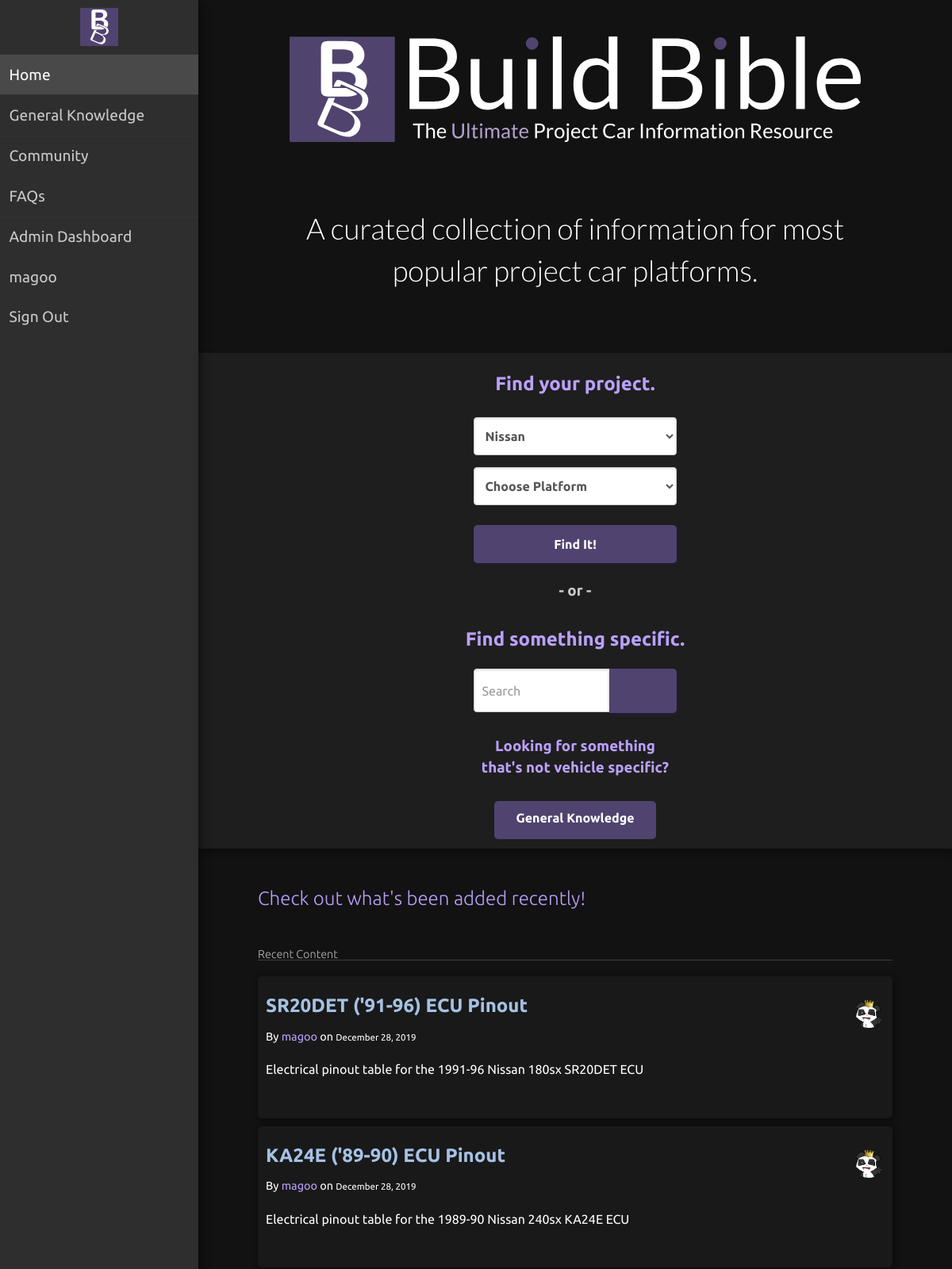
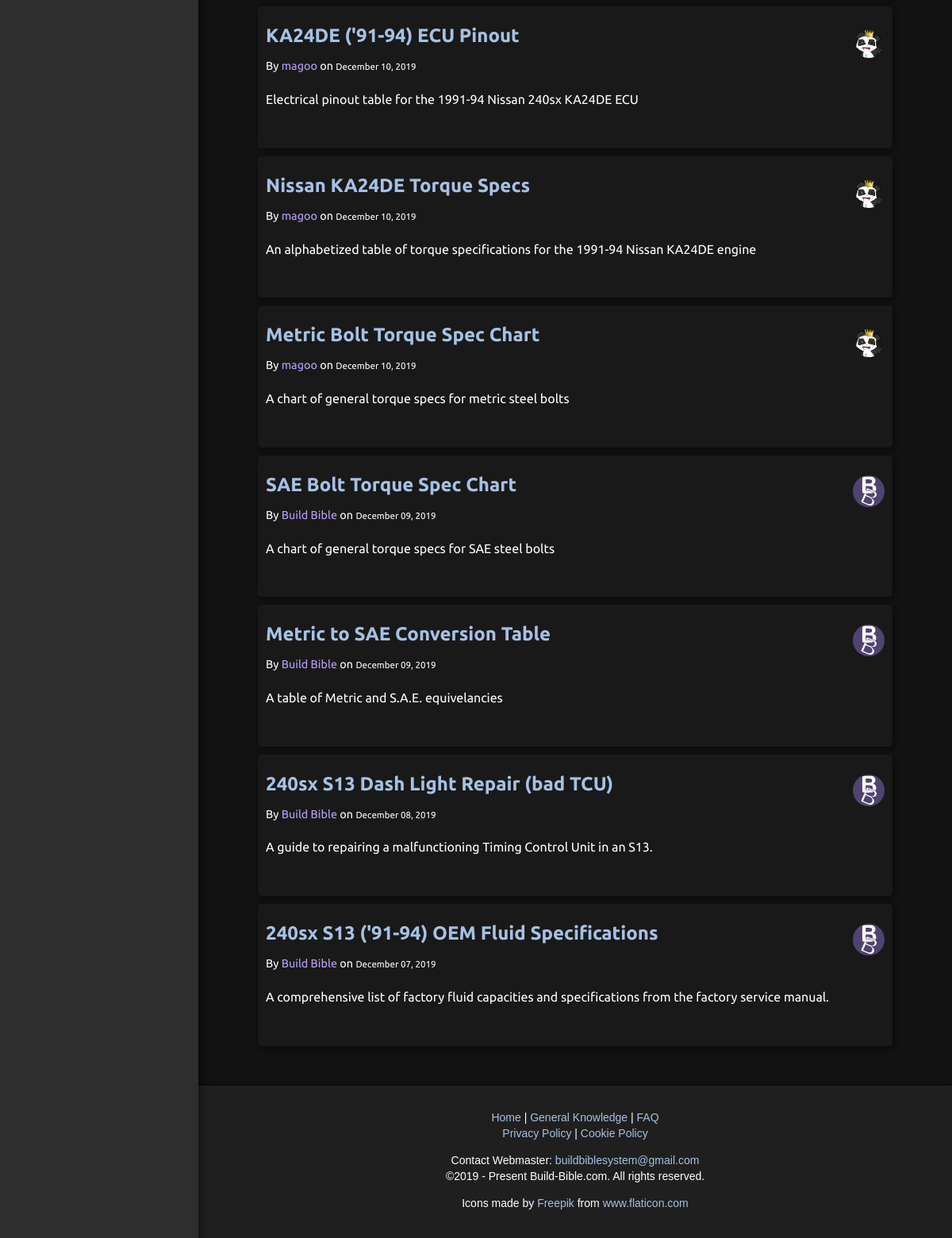
The app's page / (signed in) with its own data (2 pictures, top to bottom).
### vehicles/models.py (models this page shows)
class Vehicle(models.Model):
    MANUFACTURER_CHOICES = [
    ('Acura', 'Acura'),
    ('Alpha Romero', 'Alpha Romero'),
    ('Aston Martin', 'Aston Martin'),
    ('Audi', 'Audi'),
    ('Bentley', 'Bentley'),
    ('Buick', 'Buick'),
    ('Bmw', 'Bmw'),
    ('Cadillac', 'Cadillac'),
    ('Chevrolet', 'Chevrolet'),
    ('Chrysler', 'Chrysler'),
    ('Citroen', 'Citroen'),
    ('Daihatsu', 'Daihatsu'),
    ('Datsun', 'Datsun'),
    ('Dodge', 'Dodge'),
    ('Eagle', 'Eagle'),
    ('Ferrari', 'Ferrari'),
    ('Fiat', 'Fiat'),
    ('Ford', 'Ford'),
    ('Gmc', 'Gmc'),
    ('Holden', 'Holden'),
    ('Honda', 'Honda'),
    ('Hummer', 'Hummer'),
    ('Hyundai', 'Hyundai'),
    ('Infiniti', 'Infiniti'),
    ('Jaguar', 'Jaguar'),
    ('Jeep', 'Jeep'),
    ('Kia', 'Kia'),
    ('Lamborghini', 'Lamborghini'),
    ('Land Rover', 'Land Rover'),
    ('Lexus', 'Lexus'),
    ('Lotus', 'Lotus'),
    ('Maserati', 'Maserati'),
    ('Mazda', 'Mazda'),
    ('Mclaren', 'Mclaren'),
    ('Mercedes-Benz', 'Mercedes-Benz'),
    ('Mercury', 'Mercury'),
    ('Mg', 'Mg'),
    ('Mini', 'Mini'),
    ('Mitsubishi', 'Mitsubishi'),
    ('Nissan', 'Nissan'),
    ('Oldsmobile', 'Oldsmobile'),
    ('Opel', 'Opel'),
    ('Peugeot', 'Peugeot'),
    ('Plymouth', 'Plymouth'),
    ('Pontiac', 'Pontiac'),
    ('Porsche', 'Porsche'),
    ('Renault', 'Renault'),
    ('Rolls-Royce', 'Rolls-Royce'),
    ('Saab', 'Saab'),
    ('Scion', 'Scion'),
    ('Seat', 'Seat'),
    ('Shelby', 'Shelby'),
    ('Smart', 'Smart'),
    ('Subaru', 'Subaru'),
    ('Suzuki', 'Suzuki'),
    ('Tesla', 'Tesla'),
    ('Toyota', 'Toyota'),
    ('Triumph', 'Triumph'),
    ('Vauxhall', 'Vauxhall'),
    ('Volkswagen', 'Volkswagen'),
    ('Volvo', 'Volvo')
    ]
    manufacturer = models.TextField(choices=MANUFACTURER_CHOICES)
    model_name = models.CharField(max_length=150)
    chassis_code = models.CharField(max_length=20)
    current_year = date.today().year
    YEAR_CHOICES = [(i,i) for i in reversed(range(1901, current_year + 1))]
    production_start = models.IntegerField(choices=YEAR_CHOICES, default=current_year)
    production_end = models.IntegerField(choices=YEAR_CHOICES, default=current_year)
    def __str__(self):
        return f'{self.chassis_code} {self.manufacturer} {self.model_name} ({self.production_start}-{self.production_end})'

### content/models.py (models this page shows, shortened)
class Post(models.Model):
    CATEGORY_CHOICES = [
        (1,'Specs'),
        (2,'Mechanical'),
        (3,'Interior'),
        (4,'Exterior'),
        (5,'Miscellaneous'),
    ]
    title = models.CharField(max_length=60)
    subtitle = models.CharField(max_length=30, default=None, blank=True, null=True,)
    content = models.TextField()
    description = models.CharField(max_length=150)
    date_posted = models.DateTimeField(default=timezone.now)
    category = models.IntegerField(choices=CATEGORY_CHOICES, blank=True, null=True,)
    tags = models.CharField(max_length=100, default=None, blank=True, null=True,)
    times_viewed = models.IntegerField(default=0)
    author = models.ForeignKey(User, null=True, blank=True, on_delete=models.SET_NULL, related_name="posts")
    last_modified_by = models.ForeignKey(User, null=True, related_name='entry_modifiers', blank=True, on_delete=models.SET_NULL)
    last_modified = models.DateTimeField(auto_now_add=True)
    context = models.ForeignKey(Vehicle, default=None, blank=True, null=True, on_delete=models.CASCADE)
    class Meta:
        ordering = ['-date_posted']

### users/models.py (models this page shows, shortened)
class Profile(models.Model):
    user = models.OneToOneField(User, on_delete=models.CASCADE)
    image = models.ImageField(default='default.png', upload_to='profile_pics')
    def image_tag(self):
        from django.utils.html import mark_safe
        return mark_safe('<img src="/media/%s" width="150" height="150" />' % (self.image))
    image_tag.short_description = 'Image Preview'

### content/views.py (the view)
# urls.py: 2. Add a URL to urlpatterns:  path('', views.home, name='home')
def home(request):
    context = {
        'posts': Post.objects.all()[:10],
        'f_form': FindVehicleForm(),
        's_form': SearchForm(),
    }
    f_form = context['f_form']
    s_form = context['s_form']
    if f_form.is_valid():
        chosen_vehicle = f_form.vehicle
        return redirect('vehicle', chosen_vehicle)
    if s_form.is_valid():
        q = s_form.cleaned_data
        return redirect('search', q)
    return render(request, 'content/home.html', context)

### content/templates/content/home.html (shortened to what this page needs)
{% extends "content/base.html" %}
{% load static %}
{% block extra_css %}
    <link rel="stylesheet" href="{% static 'content/stylesheets/custom_css/home_page.css' %}" async>
    <link rel="stylesheet" href="{% static 'content/stylesheets/custom_css/posts.css' %}" defer>
{% endblock extra_css %}
{% block home_selected %}pure-menu-selected{% endblock home_selected %}
{% load crispy_forms_tags %}
{% block page_contents %}
<div class="hero">
    <div class="hero-titles">
        <div class="logo-block">
            <img class="full-logo" src="{% static 'images/bb-logo-full.svg' %}" alt="logo" width=100%% height=165>
        </div>
        <h2 class="hero-tagline">
            A curated collection of information for most
            <br>
            popular project car platforms.
        </h2>
    </div>
</div>
<div class="find-box">
    <div class="dropdown-container">
        <h2 class="text-primary">Find your project.</h2>
        <form class="pure-form" action="{% url 'vehicle' %}">
            <fieldset>
                {{ f_form|crispy }}
                <button type="submit" class="pure-button button-primary" aria-label="Find It" title="Find It">Find It!</button>
            </fieldset>
        </form>
    </div>
    <div class="divider">
        <h3>- or -</h3>
    </div>
    <div class="search-container">
        <h2 class="text-primary">Find something specific.</h2>
        <form class="pure-form" action="{% url 'search-results' %}">
                    {{ s_form|crispy }}
                <button class="button-primary pure-button" type="submit" aria-label="Search" title="Search">
                </button>
        </form>
    </div>
    <div class="gk-box">
        <h3 class="text-primary">Looking for something that's not vehicle specific?</h3>
        <a class="pure-button button-link" href="{% url 'content-general'%}" aria-label="General Knowlege" title="General Knowlege">
         General Knowledge
        </a>
    </div>
</div>
<div class="content">
    <h2 class="content-subhead text-primary">Check out what's been added recently!</h2>
    <div class="posts">
        <h1 class="content-subhead">Recent Content</h1>
        {% for post in posts %}
        <section class="post">
            <header class="post-header">
            {% if post.author %}
                <img class="pure-img post-img" src="{{ post.author.profile.image.url }}"
                    alt="{{post.author.username}} avatar">
                <h2 class="post-title">
                    <a href="{% url 'post-detail' post.id %}" aria-label="{{post.title}}" title="{{post.title}}">
                        {{ post.title }}
                    </a>
                </h2>
                <p class="post-meta">
                    By <span class="text-primary">{{ post.author.username }}</span> on <small>{{ post.date_posted|date:'F d, Y' }}</small>
                </p>
            {% else %}
            <img class="pure-img post-img" src="{% static 'images/bb-logo-small.svg' %}"
                    alt="bb-avatar" width=40 height=40>
                <h2 class="post-title">
                    <a href="{% url 'post-detail' post.id %}" aria-label="{{post.title}}" title="{{post.title}}">
                        {{ post.title }}
                    </a>
                </h2>
                <p class="post-meta">
                    By <span class="text-primary">Build Bible</span> on <small>{{ post.date_posted|date:'F d, Y' }}</small>
                </p>
                {% endif %}
            </header>
            <div class="post-description">
                <p>
                    {{ post.description }}
                </p>
            </div>
        </section>
        {% endfor %}
    </div>
</div>
{% endblock page_contents %}

### content/templates/content/base.html (shortened to what this page needs)
{% load static %}
{% load crispy_forms_tags %}
<!DOCTYPE html>
<html lang="en" data-role="none">
<head>
    <link rel="stylesheet" href="{% static 'content/stylesheets/bootstrap/css/bootstrap.min.css'%}" defer>
    <link rel="stylesheet" href="{% static 'content/stylesheets/pure-release-1.0.1/pure.min.css' %}" async>
    <link rel="stylesheet" href="{% static 'content/stylesheets/custom_css/main.css' %}" defer>
    {% block extra_css %}{% endblock extra_css %}
</head>
<body style="background-color: #121212; color: white;">
    <div id="layout">
        <div id="menu">
            <div class="pure-menu">
                <div class="menu-header">
                    <img class="logo" src="{% static 'images/bb-logo-small.svg' %}" alt="logo" width=62 height=62>
                </div>
                <ul class="pure-menu-list ">
                    <li class="pure-menu-item {% block home_selected %}{% endblock home_selected %}">
                        <a href="/" class="pure-menu-link" aria-label="Home" title="Home">
                             Home
                        </a>
                    </li>
                    <li
                        class="pure-menu-item menu-item-divided {% block general_selected %}{% endblock general_selected %}">
                        <a href="{% url 'content-general'%}" class="pure-menu-link" aria-label="General Knowlege"
                            title="General Knowledge">
                             General Knowledge
                        </a>
                    </li>
                    <li
                        class="pure-menu-item menu-item-divided {% block community_selected %}{% endblock community_selected %}">
                        <a href="{% url 'content-community'%}" class="pure-menu-link" aria-label="General Knowlege"
                            title="General Knowledge">
                             Community
                        </a>
                    </li>
                    <li class="pure-menu-item {% block faq_selected %}{% endblock faq_selected %}">
                        <a href="/faq" class="pure-menu-link" aria-label="FAQ" title="FAQ">
                             FAQs
                        </a>
                    </li>
                    {% if user.is_authenticated %}
                    {% if user.is_staff%}
                    <li class="pure-menu-item menu-item-divided">
                        <a href="/admin" class="pure-menu-link" aria-label="Admin Dashboard" title="Admin Dashboard">
                             Admin Dashboard
                        </a>
                    </li>
                    {% endif %}
                    <li class="pure-menu-item">
                        <a href="{% url 'profile' %}" class="pure-menu-link" aria-label="user profile"
                            title="User Profile">
                             {{ user.username }}
                        </a>
                    </li>
                    <li class="pure-menu-item">
                        <a href="{% url 'logout' %}" class="pure-menu-link" aria-label="Sign Out" title="Sign Out">
                             Sign Out
                        </a>
                    </li>
                    {% endif %}
                </ul>
            </div>
        </div>
        <div id="main">
            {% block page_contents %}{% endblock page_contents %}
            <div class="footer">
                <div class="legal pure-g">
                    <div class="pure-u-1 u-sm-1-2">
                        <p>
                            <a href="{% url 'content-home'%}" aria-label="Home" title="Home">Home</a> |
                            <a href="{% url 'content-general'%}" aria-label="General Knowledge"
                                title="General Knowledge">General Knowledge</a> |
                            <a href="{% url 'content-faq'%}" aria-label="FAQ" title="FAQ">FAQ</a>
                            <br>
                            <a href="{% url 'content-privacy'%}" aria-label="Privacy Policy" title="Privacy Policy">Privacy Policy</a> |
                           <a href="{% url 'content-cookie'%}" aria-label="Cookie Policy"
                                title="Cookie Policy">Cookie Policy</a>
                        </p>
                        <p>
                            Contact Webmaster: <a href="mailto:abc@abc.com"> buildbiblesystem@gmail.com</a>
                            <br>
                            ©2019 - Present Build-Bible.com. All rights reserved.
                        </p>
                        <div>Icons made by <a href="https://www.flaticon.com/authors/freepik"
                                title="Freepik">Freepik</a>
                            from
                            <a href="https://www.flaticon.com/" title="Flaticon">www.flaticon.com</a>
                        </div>
                    </div>
                </div>
            </div>
        </div>
    </div>
</body>
</html>

### records on screen
Vehicle: manufacturer "Nissan"
Post: author.profile.image (picture), title "SR20DET ('91-96) ECU Pinout", author.username "magoo", date_posted "December 28, 2019", description "Electrical pinout table for the 1991-96 Nissan 180sx SR20DET ECU"
Post: author.profile.image (picture), title "KA24E ('89-90) ECU Pinout", author.username "magoo", date_posted "December 28, 2019", description "Electrical pinout table for the 1989-90 Nissan 240sx KA24E ECU"
Post: author.profile.image (picture), title "KA24DE ('91-94) ECU Pinout", author.username "magoo", date_posted "December 10, 2019", description "Electrical pinout table for the 1991-94 Nissan 240sx KA24DE ECU"
Post: author.profile.image (picture), title "Nissan KA24DE Torque Specs", author.username "magoo", date_posted "December 10, 2019", description "An alphabetized table of torque specifications for the 1991-94 Nissan KA24DE engine"
Post: author.profile.image (picture), title "Metric Bolt Torque Spec Chart", author.username "magoo", date_posted "December 10, 2019", description "A chart of general torque specs for metric steel bolts"
Post: title "SAE Bolt Torque Spec Chart", date_posted "December 09, 2019", description "A chart of general torque specs for SAE steel bolts"
Post: title "Metric to SAE Conversion Table", date_posted "December 09, 2019", description "A table of Metric and S.A.E. equivelancies"
Post: title "240sx S13 Dash Light Repair (bad TCU)", date_posted "December 08, 2019", description "A guide to repairing a malfunctioning Timing Control Unit in an S13."
Post: title "240sx S13 ('91-94) OEM Fluid Specifications", date_posted "December 07, 2019", description "A comprehensive list of factory fluid capacities and specifications from the factory service manual."

### other values on screen
{{ user.username }} "magoo"
